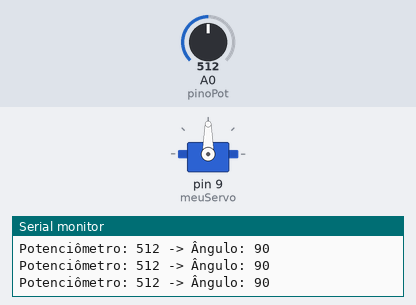
The sketch below on a simulated Arduino Uno, built with avr-gcc and run on an emulated ATmega328P. On the bench: servo, the last lines printed to the serial monitor. The inputs (shaded band) are chosen by the test bench; at power-on: A0 (pinoPot) = 512.

Above: at 1.2 s.
1.3 s: A0 (pinoPot) set to 557
At 1.7 s:
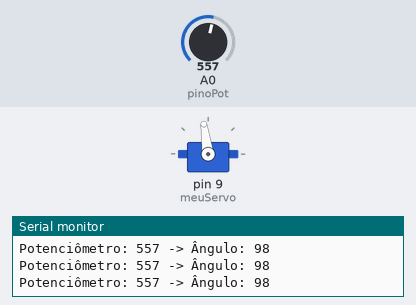
4.3 s: A0 (pinoPot) set to 581
At 5.0 s:
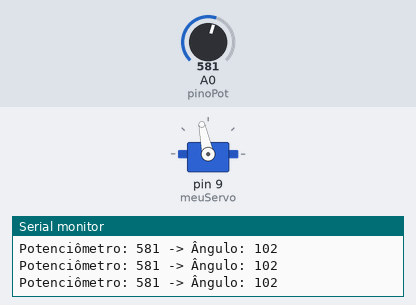
5.8 s: A0 (pinoPot) set to 0
At 7.0 s:
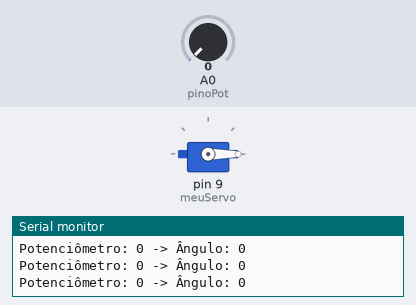
7.3 s: A0 (pinoPot) set to 8
At 8.7 s:
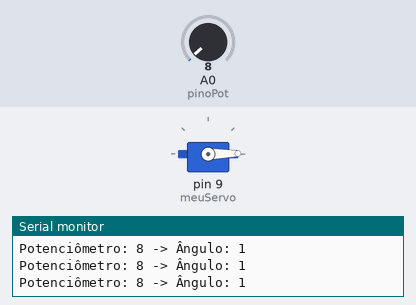
10.3 s: A0 (pinoPot) set to 11
13.3 s: A0 (pinoPot) set to 54
At 14.2 s:
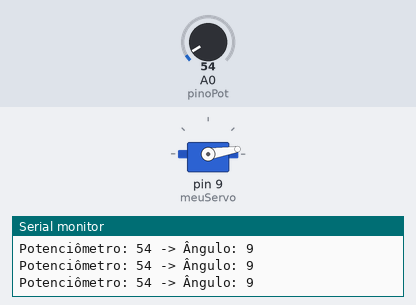
16.3 s: A0 (pinoPot) set to 62
At 16.7 s:
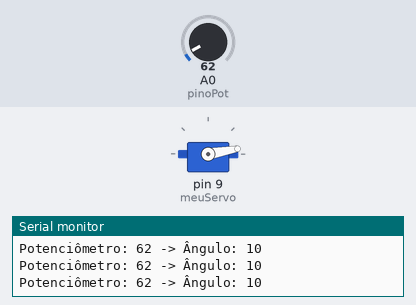
Timing chart, 0 to 18.8 s (numbered marks = the images above; inputs shaded):
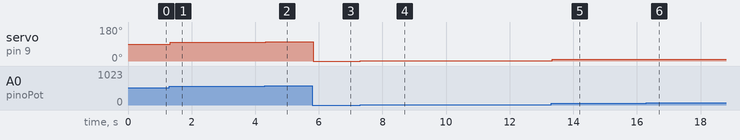

The sketch:

atv1.ino
```cpp
// Exercício 1: Controle de um servo motor com potenciômetro
// Enunciado:
// Monte o circuito e escreva a programação para que a posição de um servo motor seja controlada
// por um potenciômetro.
// Resposta e Explicação:
// Explicação do circuito:
// - Conecte o terminal central do potenciômetro (pino do meio) ao pino analógico A0 do Arduino.
// - Conecte um dos outros terminais do potenciômetro ao GND do Arduino e o outro terminal ao 5V.
// - Conecte o fio de sinal do servo ao pino digital 9 (PWM) do Arduino.
// - Conecte o fio de alimentação do servo ao 5V e o fio de terra ao GND do Arduino.
// Explicação do código:
// - Utiliza a biblioteca Servo para controlar o servo.
// - Lê o valor analógico do potenciômetro (0 a 1023).
// - Mapeia esse valor para o ângulo do servo (0 graus a 180 graus).
// - Envia o ângulo ao servo para posicioná-lo.
// Código Exemplo:

#include <Servo.h>
Servo meuServo;
int pinoPot = A0;
int valorPot;
void setup() {
meuServo.attach(9);
Serial.begin(9600);
}
void loop() {
valorPot = analogRead(pinoPot); // Lê valor do potenciômetro
int angulo = map(valorPot, 0, 1023, 0, 180); // Mapeia para ângulo em graus
meuServo.write(angulo); // Ajusta posição do servo
Serial.print("Potenciômetro: ");
Serial.print(valorPot);
Serial.print(" -> Ângulo: ");
Serial.println(angulo);
delay(15);
}
```

Measured:
- after the input at 1.3 s, servo on pin 9 (meuServo): 90° → 98° at once
- after the input at 4.3 s, servo on pin 9 (meuServo): 98° → 102° at once
- after the input at 5.8 s, servo on pin 9 (meuServo): 102° → 0° at once
- after the input at 7.3 s, servo on pin 9 (meuServo): 0° → 1° at once
- after the input at 13.3 s, servo on pin 9 (meuServo): 1° → 9° at once
- after the input at 16.3 s, servo on pin 9 (meuServo): 9° → 10° at once
